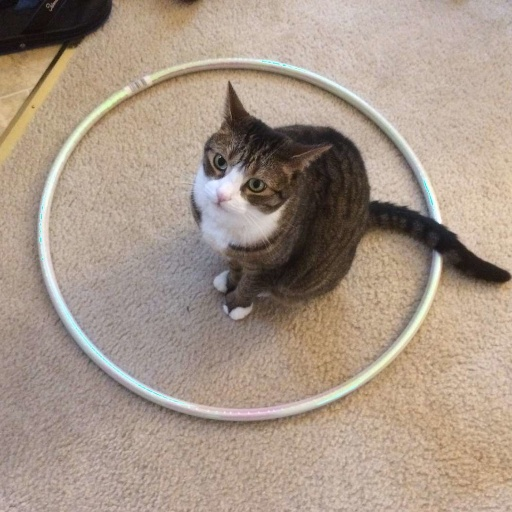
#> input picture images/cat.jpg, 512 x 512 px, found by its file name
$ python exp_3.py
#> lines starting #> are read from the running program, lines starting #| are printed output that depends on the picture; after the words box and inside, x2 and y2 are one past the last pixel; in counts of white or black regions, pixels touching at a corner belong together; long printed decimals are rounded
import numpy as np
import cv2
import matplotlib.pyplot as plt
import random
import math
import sklearn


def geometric_mean(subsec: np.ndarray):
    n  =subsec.shape[0] * subsec.shape[1]
    x = subsec.astype(np.float64)
    x = np.prod(x)
    x = np.power(x, 1/n)
    return x.astype(np.uint8)

def harmonic_mean(subsec: np.ndarray):
    n  =subsec.shape[0] * subsec.shape[1]
    x = subsec.astype(np.float64)
    x = 1 / (subsec + 1e-6)
    x = np.sum(x)
    x = n / x
    return x.astype(np.uint8)

def filter(image: np.ndarray, kernel_size=(3,3), type='average'):
    if type == 'average':
        fn = np.mean
    if type == 'median':
        fn = np.median
    if type == 'geometric':
        fn = geometric_mean
    if type == 'harmonic':
        fn = harmonic_mean
    kernel = np.ones(kernel_size)

    padx = kernel_size[0] // 2
    pady = kernel_size[1] // 2
    padded_image = np.zeros((image.shape[0] + 2 * padx, image.shape[1] + 2 * pady), dtype=np.float32)

    padded_image[padx:image.shape[0] + padx, padx:image.shape[1] + pady] = image
    new_image = np.zeros_like(image, dtype=np.float32)

    for i in range(image.shape[0]):
        for j in range(image.shape[1]):
            subsec = padded_image[i : i + kernel_size[0], j : j + kernel_size[0]]
            new_image[i, j] = fn(subsec * kernel)
    return new_image.astype(np.uint8)


def add_noise(image: np.ndarray, percentage=0.01):
    image = image.copy()
    noisy_pixels = int(image.shape[0] * image.shape[1] * percentage)
    vals = [0, 255]

    for i in range(noisy_pixels):
        x = random.randint(0, image.shape[0] - 1)
        y = random.randint(0, image.shape[1] - 1)

        image[x, y] = np.random.choice(vals, 1)[0]
    return image


def psnr(image : np.ndarray, noisy_image: np.ndarray):
    image = image.astype(np.float32)
    noisy_image = noisy_image.astype(np.float32)
    return 10 * math.log10(256**2 / np.mean(np.power(image - noisy_image, 2)))


def main():
    image = cv2.imread('./images/cat.jpg', cv2.IMREAD_GRAYSCALE)
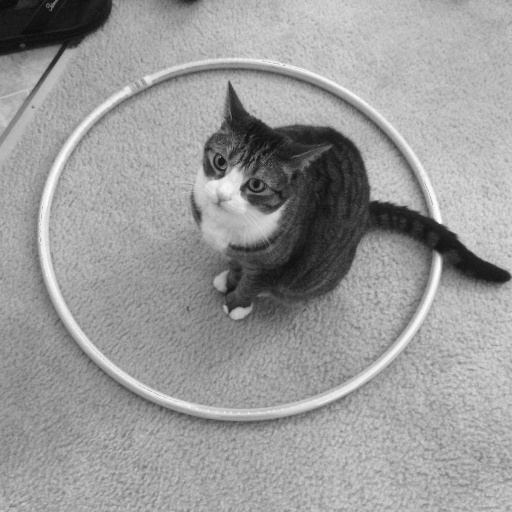
#> image: shape (512, 512); min 9, max 255, mean 154
    image = cv2.resize(image, (512, 512))

    # [25 lines of commented-out code are left out]

    noisy_image = add_noise(image, 0.01)
#> after the loop in add_noise, `for i in range(noisy_pixels):`:
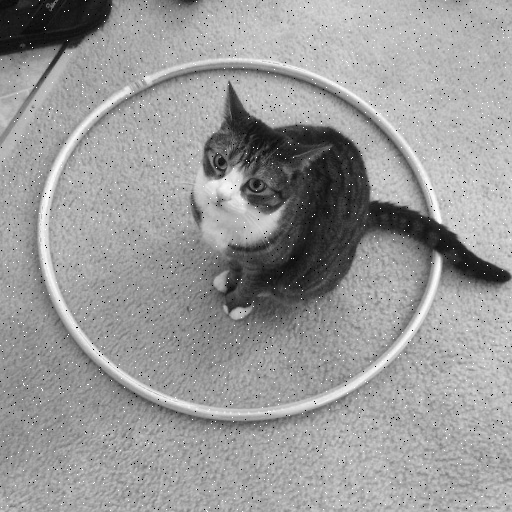
#> image: shape (512, 512); 0.99% of pixels changed, all inside (x1, y1, x2, y2) = (0, 0, 512, 512)

    plt.subplot(1,5,1)
    plt.imshow(image, cmap='gray')
    plt.subplot(1,5,2)
    plt.imshow(noisy_image, cmap='gray')
    print(cv2.PSNR(image, noisy_image))
#| 25.379
    # print(psnr(image.copy(), image.copy()))
    idx = 3
    for i in [3, 5, 7]:
        filtered_image = filter(noisy_image, kernel_size=(i,i), type='average')
        print(cv2.PSNR(filtered_image, image))
        plt.subplot(1,5,idx)
        plt.imshow(filtered_image, cmap='gray')
        plt.title(f'({i},{i})')
        idx += 1
#> this loop made 3 passes
#| 29.681
#| 27.687
#| 26.215
#> pass 1, in main, `filtered_image = filter(noisy_image, kernel_size=(i,i), type='average')`:
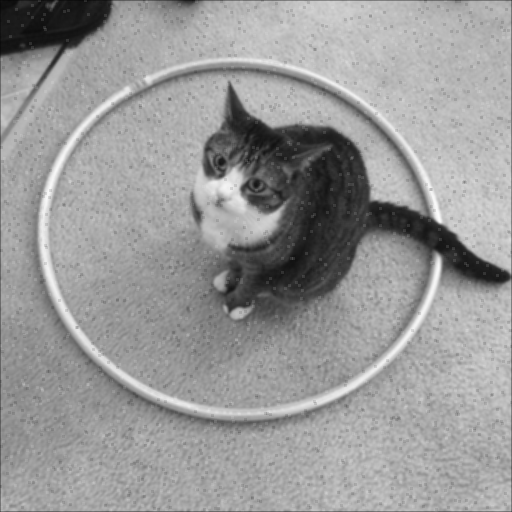
#> filtered_image: shape (512, 512); min 8, max 251, mean 152.9
#> after the loop, idx = 6
    plt.show()
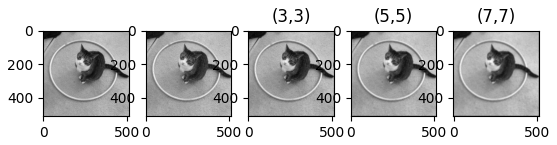
#> figure drawn by matplotlib, 5 panels

if __name__ == '__main__':
    main()

$ run again, with images/applo17_boulder_noisy.tif saved as images/cat.jpg
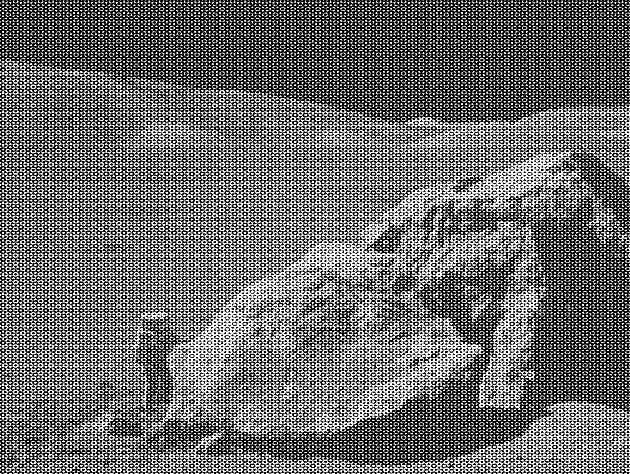
#> input picture images/applo17_boulder_noisy.tif, 630 x 474 px, found by its file name
#> in main, image is the input picture: shape (474, 630); min 0, max 255, mean 108.2
#> after the loop in add_noise, `for i in range(noisy_pixels):`:
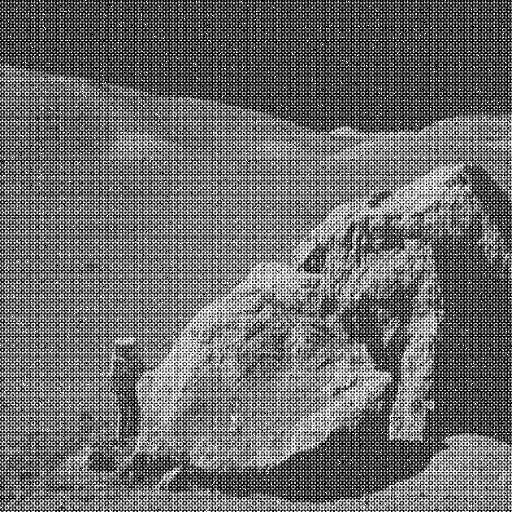
#> image: shape (512, 512); min 0, max 255, mean 108.3
#| 24.618
#> the loop in main, `for i in [3, 5, 7]:` made 3 passes
#| 11.769
#| 10.920
#| 11.939
#> pass 3, in main, `filtered_image = filter(noisy_image, kernel_size=(i,i), type='average')`:
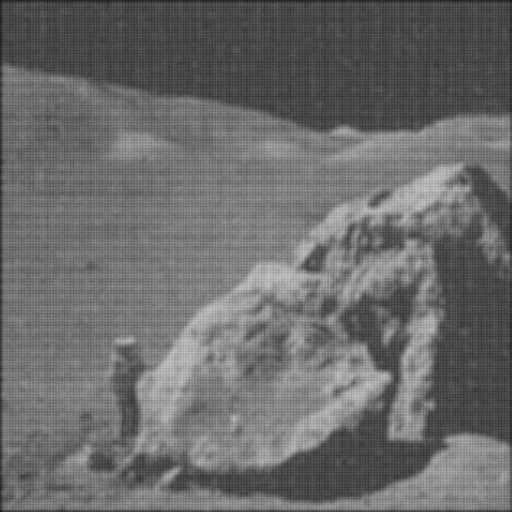
#> filtered_image: shape (512, 512); min 24, max 204, mean 107.1
#> after the loop in main, `for i in [3, 5, 7]:`: idx = 6
